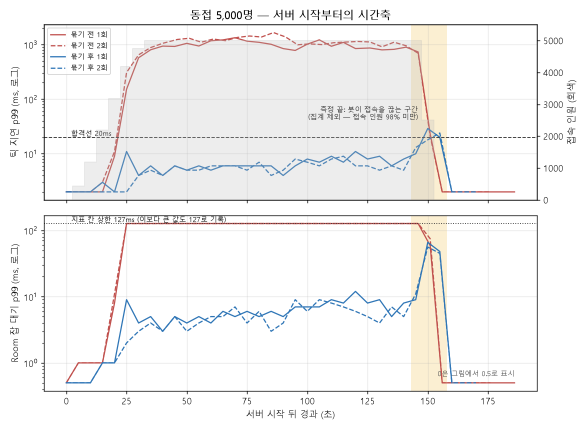
#> input picture Docs/demo/fig/4_5000_timeline.png, 1170 x 858 px (shown at 1/2 size)
$ python make_cards.py
#> lines starting #> are read from the running program, lines starting #| are printed output that depends on the picture
# A7.4 시연 영상 카드(D-311): 제목·기술·그래프·끝 카드를 1920×1080 PNG로 만든다. 그래프 카드는 Docs/benchmark/ 그림을 다시 쓴다.
# 사용(저장소 루트): python -I -X utf8 Tools/Demo/make_cards.py   → Docs/demo/cards/*.png
import os

import matplotlib

matplotlib.use("Agg")
import matplotlib.image as mpimg
import matplotlib.pyplot as plt
from matplotlib.patches import FancyArrowPatch, FancyBboxPatch

ROOT = os.path.abspath(os.path.join(os.path.dirname(__file__), "..", ".."))
OUT = os.path.join(ROOT, "Docs", "demo", "cards")
BENCH = os.path.join(ROOT, "Docs", "demo", "fig")   # Tools/Benchmark/make_figures.py --demo(내부 항목 ID·날짜 없는 시연용 그림)

plt.rcParams["font.family"] = "Malgun Gothic"
plt.rcParams["axes.unicode_minus"] = False

BG = "#12161c"
FG = "#e8ecf1"
MUTED = "#9aa5b1"
ACCENT = "#4fa3ff"
GOOD = "#5cc98a"
BOX = "#1e2530"
EDGE = "#3a4656"


def canvas():
    fig = plt.figure(figsize=(19.2, 10.8), dpi=100)
    fig.patch.set_facecolor(BG)
    ax = fig.add_axes([0, 0, 1, 1])
    ax.set_xlim(0, 1920)
    ax.set_ylim(1080, 0)
    ax.axis("off")
    ax.set_facecolor(BG)
    return fig, ax


def save(fig, name):
    os.makedirs(OUT, exist_ok=True)
    fig.savefig(os.path.join(OUT, name), facecolor=BG, dpi=100)
    plt.close(fig)


def box(ax, x, y, w, h, title, lines=(), color=EDGE, title_color=FG):
    ax.add_patch(FancyBboxPatch((x, y), w, h, boxstyle="round,pad=0,rounding_size=14",
                                facecolor=BOX, edgecolor=color, linewidth=2.5))
    ax.text(x + w / 2, y + 42, title, ha="center", va="center", fontsize=25, color=title_color, weight="bold")
    for i, ln in enumerate(lines):
        ax.text(x + w / 2, y + 92 + i * 38, ln, ha="center", va="center", fontsize=18, color=MUTED)


def arrow(ax, x1, y1, x2, y2, label="", color=ACCENT, dy=-18):
    ax.add_patch(FancyArrowPatch((x1, y1), (x2, y2), arrowstyle="-|>", mutation_scale=26,
                                 color=color, linewidth=3))
    if label:
        ax.text((x1 + x2) / 2, (y1 + y2) / 2 + dy, label, ha="center", va="center", fontsize=17, color=color)


def title_card():
    fig, ax = canvas()
    ax.text(960, 400, "JH_MMO", ha="center", va="center", fontsize=96, color=FG, weight="bold")
    ax.text(960, 530, "IOCP C++ 게임 서버 + Unreal Engine 5 클라이언트 MMORPG", ha="center", va="center",
            fontsize=34, color=FG)
    ax.text(960, 610, "사냥 · 드랍 · 장비 · 거래 · 경매 · 파티 던전 · 동접 5,000명", ha="center", va="center",
            fontsize=26, color=MUTED)
    ax.text(960, 900, "개인 포트폴리오 프로젝트 · 화면은 개발 중인 에디터 실행(PIE)", ha="center", va="center",
            fontsize=18, color=MUTED)
    save(fig, "00_title.png")


def tech_card():
    fig, ax = canvas()
    ax.text(960, 70, "서버 구조", ha="center", va="center", fontsize=40, color=FG, weight="bold")

    # ① 서버 권위 흐름(위 줄)
    ax.text(80, 150, "① 서버 권위 흐름", ha="left", va="center", fontsize=24, color=ACCENT, weight="bold")
    box(ax, 80, 190, 400, 190, "UE 클라이언트", ["입력 → 요청 패킷(CS_)", "결과는 받은 대로 반영"])
    box(ax, 760, 190, 400, 190, "게임 서버", ["거리·쿨타임·소유권 검증", "피해·드랍·아이템 계산"], color=ACCENT)
    box(ax, 1440, 190, 400, 190, "시야 안 플레이어", ["AOI(쿼드트리) 안에만", "SC_ 결과 방송"])
    arrow(ax, 480, 285, 760, 285, "CS_ 요청 (Protobuf)")
    arrow(ax, 1160, 285, 1440, 285, "SC_ 결과")

    # ② 서버 구조(아래 줄)
    ax.text(80, 470, "② 스레드 구조", ha="left", va="center", fontsize=24, color=ACCENT, weight="bold")
    box(ax, 80, 510, 400, 230, "IOCP 워커 6", ["소켓 수신·송신 완료 처리", "세션별 송신 묶기(10ms)"])
    box(ax, 760, 510, 400, 230, "Room 잡 큐", ["마을 · 사냥터 · 던전 인스턴스", "Room마다 한 번에 한 잡", "이동은 33ms 묶음 송신"],
        color=ACCENT)
    box(ax, 1440, 510, 400, 230, "DB 작업 스레드", ["SQL Server Express (ODBC)", "아이템·골드는 트랜잭션", "성공한 뒤 메모리 반영"])
    arrow(ax, 480, 625, 760, 625, "패킷 → 잡")
    arrow(ax, 1160, 600, 1440, 600, "저장 요청")
    arrow(ax, 1440, 660, 1160, 660, "완료 → 잡", color=GOOD, dy=22)

    ax.text(960, 810, "C++ · IOCP · Protobuf · SQL Server · Unreal Engine 5.8", ha="center", va="center",
            fontsize=24, color=MUTED)
    ax.text(960, 865, "클라이언트는 계산하지 않고, 서버가 보낸 위치·스탯·전투 결과·장비 상태를 그대로 보여 줍니다",
            ha="center", va="center", fontsize=20, color=MUTED)
    save(fig, "09_tech.png")
#> call 2 of save, with name = '09_tech.png'
#> in save (call 2), `fig.savefig(os.path.join(OUT, name), facecolor=BG, dpi=100)`:
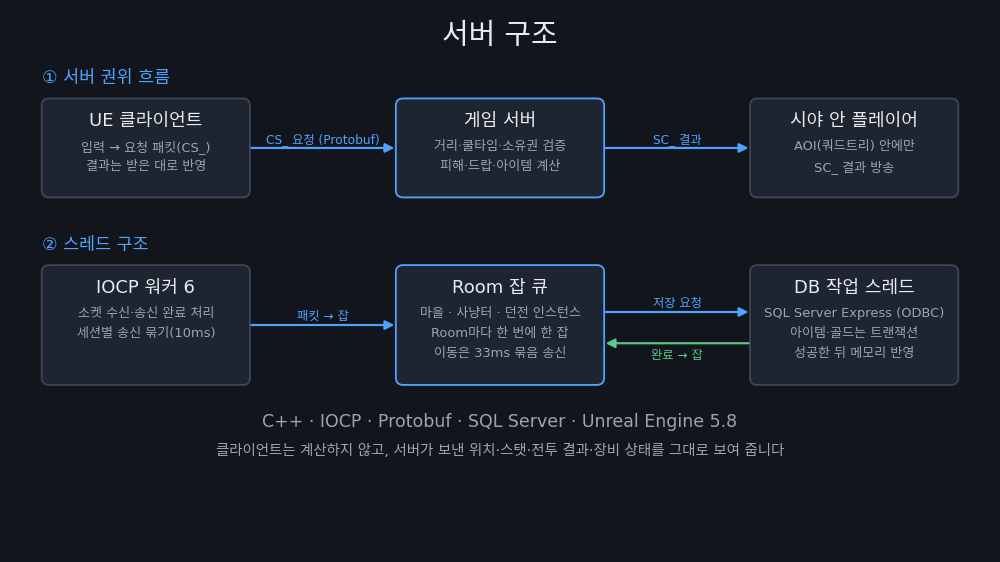
#> figure drawn by matplotlib, 1 panel


def graph_card(src, name, heading):
    fig, ax = canvas()
    # 아래 약 130px은 자막 자리로 비워 둔다(burn.ps1 자막이 화면 아래에 들어감)
    ax.text(960, 60, heading, ha="center", va="center", fontsize=38, color=FG, weight="bold")
    img = mpimg.imread(os.path.join(BENCH, src))
    h, w = img.shape[:2]
    box_w, box_h = 1640, 830
    scale = min(box_w / w, box_h / h)
    dw, dh = w * scale, h * scale
    x0, y0 = 960 - dw / 2, 115 + (box_h - dh) / 2
    ax.imshow(img, extent=(x0, x0 + dw, y0 + dh, y0), zorder=1)
    save(fig, name)


def end_card():
    fig, ax = canvas()
    ax.text(960, 470, "감사합니다", ha="center", va="center", fontsize=72, color=FG, weight="bold")
    save(fig, "12_end.png")


if __name__ == "__main__":
    title_card()
    tech_card()
    graph_card("4_5000_timeline.png", "11a_move_batch.png", "동접 5,000명: 이동 패킷 묶기 전과 후")
#> in graph_card, img is the input picture: shape (858, 1170, 4) float32; mean R, G, B, A 0.957, 0.953, 0.95, 1
    graph_card("5_p1b_hotzone100.png", "11b_send_batch.png", "핫존 100명 테스트: 송신 묶기 전과 후")
#> call 2 of graph_card, with src = '5_p1b_hotzone100.png', name = '11b_send_batch.png', heading = '핫존 100명 테스트: 송신 묶기 전과 후'
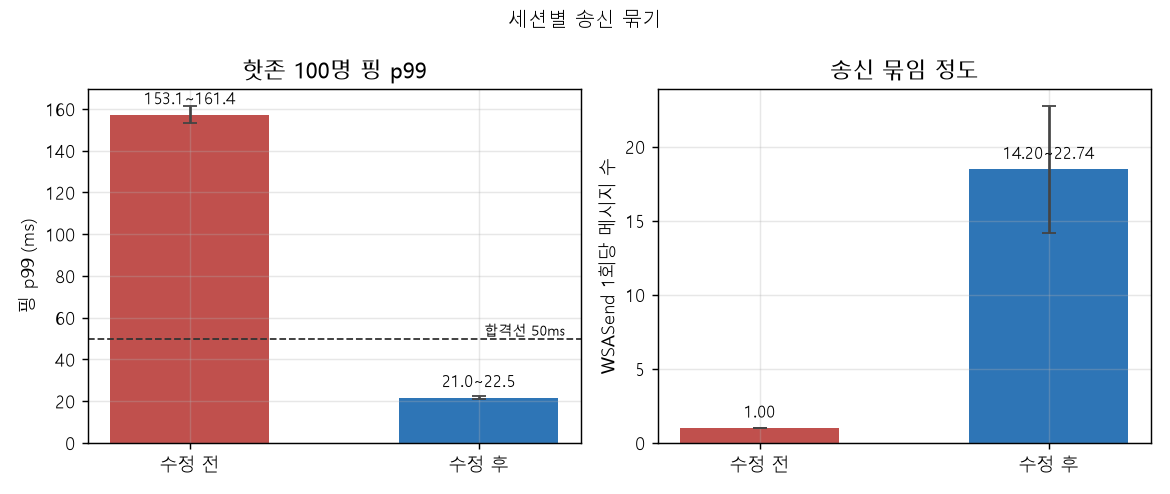
#> input picture Docs/demo/fig/5_p1b_hotzone100.png, 1170 x 494 px
#> in graph_card, img is the input picture: shape (494, 1170, 4) float32; mean R, G, B, A 0.886, 0.869, 0.89, 1
    end_card()
    print("cards ->", OUT)
